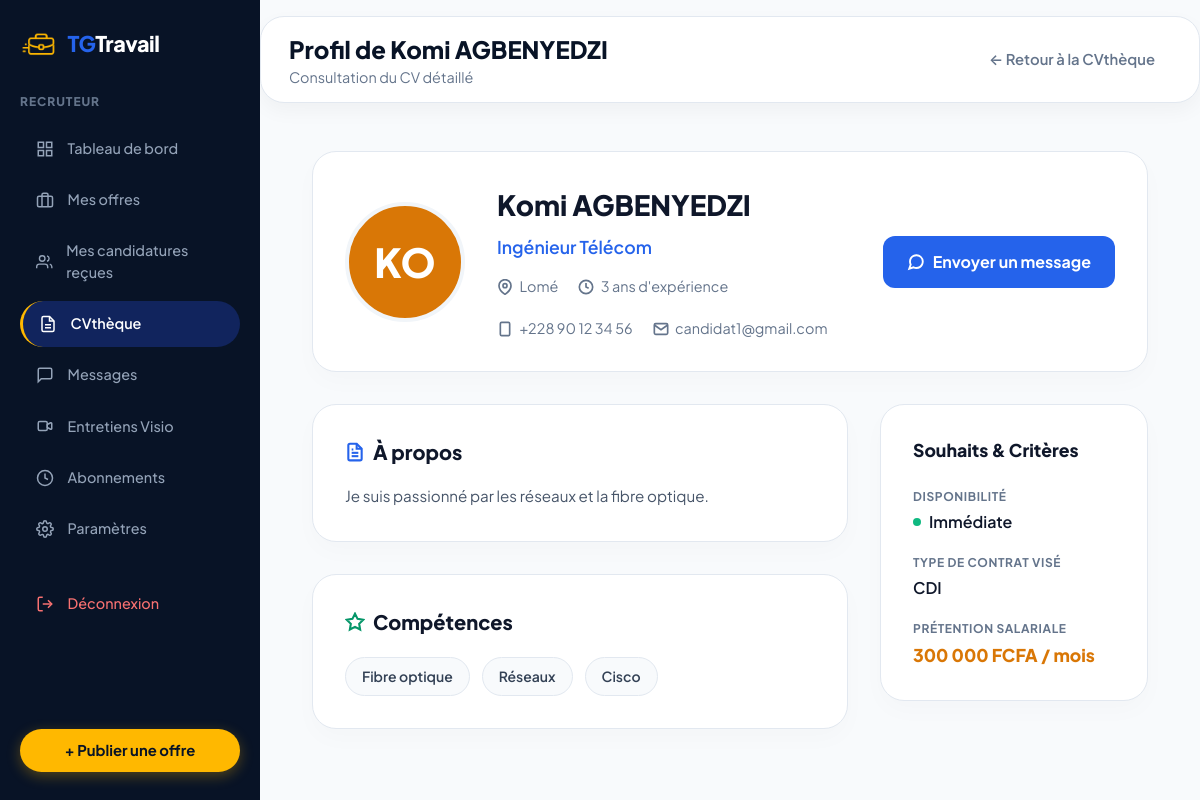
The app's page /recruteur/voir-profil.php?user_id=1 (signed in) with its own data.
### tables this page shows
CREATE TABLE IF NOT EXISTS `candidate_profiles` (
  `id` INT AUTO_INCREMENT PRIMARY KEY,
  `user_id` INT NOT NULL UNIQUE,
  `titre_professionnel` VARCHAR(150) NOT NULL DEFAULT 'Développeuse Web Fullstack',
  `bio` TEXT NULL,
  `ville` VARCHAR(100) NOT NULL DEFAULT 'Lomé',
  `experience_annees` INT NOT NULL DEFAULT 3,
  `disponibilite` VARCHAR(50) NOT NULL DEFAULT 'Immédiate',
  `type_contrat_souhaite` VARCHAR(50) NOT NULL DEFAULT 'CDI',
  `pretention_salariale` INT NOT NULL DEFAULT 200000,
  `competences` TEXT NULL,
  `cv_file` VARCHAR(255) NULL,
  `completion_pct` INT NOT NULL DEFAULT 80,
  `created_at` TIMESTAMP DEFAULT CURRENT_TIMESTAMP,
  `updated_at` TIMESTAMP DEFAULT CURRENT_TIMESTAMP ON UPDATE CURRENT_TIMESTAMP,
  FOREIGN KEY (`user_id`) REFERENCES `users`(`id`) ON DELETE CASCADE
);

CREATE TABLE IF NOT EXISTS `users` (
  `id` INT AUTO_INCREMENT PRIMARY KEY,
  `nom` VARCHAR(150) NOT NULL,
  `email` VARCHAR(191) NOT NULL UNIQUE,
  `password` VARCHAR(255) NOT NULL,
  `role` ENUM('candidat', 'recruteur', 'admin') NOT NULL DEFAULT 'candidat',
  `telephone` VARCHAR(30) NULL,
  `avatar` VARCHAR(255) NULL,
  `statut_compte` ENUM('actif', 'suspendu', 'en_attente') NOT NULL DEFAULT 'actif',
  `created_at` TIMESTAMP DEFAULT CURRENT_TIMESTAMP,
  `updated_at` TIMESTAMP DEFAULT CURRENT_TIMESTAMP ON UPDATE CURRENT_TIMESTAMP
);

### recruteur/voir-profil.php (the view, shortened to what this page needs)
<?php
$db = getDB();
$candidateId = (int)($_GET['user_id'] ?? 0);
$jobId = (int)($_GET['job_id'] ?? 0);
$stmt = $db->prepare("
  SELECT u.nom, u.email, u.telephone, u.avatar,
         p.*
  FROM users u
  LEFT JOIN candidate_profiles p ON u.id = p.user_id
  WHERE u.id = ? AND u.role = 'candidat'
");
$stmt->execute([$candidateId]);
$candidat = $stmt->fetch();
$initials = strtoupper(substr($candidat['nom'], 0, 2));
$bgColors = ['#081326','#1E40AF','#7C3AED','#059669','#DC2626','#D97706','#0369A1'];
$bg = $bgColors[crc32($candidat['nom']) % count($bgColors)];
$skills = array_filter(array_map('trim', explode(',', $candidat['competences'] ?? '')));
require_once __DIR__ . '/../includes/header.php';
?>
<div class="dashboard-wrapper">
  <?php require __DIR__ . '/../includes/recruiter_sidebar.php'; ?>
  <div style="flex:1; display:flex; flex-direction:column; overflow-y:auto; background:#F8FAFC;">
    <div class="dashboard-topbar">
      <div class="dashboard-header-left" style="display:flex; align-items:center; gap:1rem;">
        <div>
        <h1 class="user-greeting">Profil de <?= htmlspecialchars($candidat['nom']) ?></h1>
        <p style="font-size:0.9rem; color:var(--text-muted);">Consultation du CV détaillé</p>
      </div>
      </div>
      <div style="display:flex; align-items:center; gap:1rem;">
        <?php if ($jobId): ?>
          <a href="job_id=<?= $jobId ?>" class="btn-link" style="color:#64748B;">← Retour aux candidatures</a>
        <?php else: ?>
          <a href="../recruteur/cvtheque.php" class="btn-link" style="color:#64748B;">← Retour à la CVthèque</a>
        <?php endif; ?>
      </div>
    </div>
    <div style="padding:2rem; max-width:900px; margin:0 auto; width:100%;">
      <div style="background:#FFF; border:1px solid #E2E8F0; border-radius:24px; padding:2rem; margin-bottom:2rem; display:flex; gap:2rem; align-items:center; box-shadow:0 10px 25px rgba(0,0,0,0.02);">
        <?php if (!empty($candidat['avatar']) && file_exists(__DIR__.'/'.$candidat['avatar'])): ?>
          <img src="<?= htmlspecialchars($candidat['avatar']) ?>" alt="Avatar" style="width:120px; height:120px; border-radius:50%; object-fit:cover; border:4px solid #F1F5F9;">
        <?php else: ?>
          <div style="width:120px; height:120px; border-radius:50%; background:<?= $bg ?>; color:#FFF; display:flex; align-items:center; justify-content:center; font-size:2.5rem; font-weight:800; border:4px solid #F1F5F9;"><?= $initials ?></div>
        <?php endif; ?>
        <div style="flex:1;">
          <h2 style="font-size:1.75rem; font-weight:800; color:#0F172A; margin:0 0 0.5rem 0;"><?= htmlspecialchars($candidat['nom']) ?></h2>
          <p style="font-size:1.1rem; color:#2563EB; font-weight:600; margin:0 0 1rem 0;"><?= htmlspecialchars($candidat['titre_professionnel'] ?? 'En recherche d\'opportunités') ?></p>
          <div style="display:flex; flex-wrap:wrap; gap:1.25rem; font-size:0.9rem; color:#64748B;">
            <span style="display:flex; align-items:center; gap:0.4rem;">
              <svg width="16" height="16" viewBox="0 0 24 24" fill="none" stroke="currentColor" stroke-width="2.5"><path d="M21 10c0 7-9 13-9 13s-9-6-9-13a9 9 0 0 1 18 0z"></path><circle cx="12" cy="10" r="3"></circle></svg>
              <?= htmlspecialchars($candidat['ville'] ?? 'Non spécifié') ?>
            </span>
            <span style="display:flex; align-items:center; gap:0.4rem;">
              <svg width="16" height="16" viewBox="0 0 24 24" fill="none" stroke="currentColor" stroke-width="2.5"><circle cx="12" cy="12" r="10"></circle><polyline points="12 6 12 12 16 14"></polyline></svg>
              <?= $candidat['experience_annees'] ?? 0 ?> ans d'expérience
            </span>
            <span style="display:flex; align-items:center; gap:0.4rem;">
              <svg width="16" height="16" viewBox="0 0 24 24" fill="none" stroke="currentColor" stroke-width="2.5"><rect x="5" y="2" width="14" height="20" rx="2" ry="2"></rect><line x1="12" y1="18" x2="12.01" y2="18"></line></svg>
              <?= htmlspecialchars($candidat['telephone'] ?? 'Non renseigné') ?>
            </span>
            <span style="display:flex; align-items:center; gap:0.4rem;">
              <svg width="16" height="16" viewBox="0 0 24 24" fill="none" stroke="currentColor" stroke-width="2.5"><path d="M4 4h16c1.1 0 2 .9 2 2v12c0 1.1-.9 2-2 2H4c-1.1 0-2-.9-2-2V6c0-1.1.9-2 2-2z"></path><polyline points="22,6 12,13 2,6"></polyline></svg>
              <?= htmlspecialchars($candidat['email']) ?>
            </span>
          </div>
        </div>
        <div style="display:flex; flex-direction:column; gap:0.75rem;">
          <a href="api-start-conversation.php?candidate_id=<?= $candidateId ?>" style="background:#2563EB; color:#FFF; padding:0.875rem 1.5rem; border-radius:12px; font-weight:700; text-decoration:none; display:flex; align-items:center; gap:0.5rem; justify-content:center; transition:background 0.2s;" onmouseover="this.style.background='#1D4ED8'" onmouseout="this.style.background='#2563EB'">
            <svg width="18" height="18" viewBox="0 0 24 24" fill="none" stroke="currentColor" stroke-width="2.5"><path d="M21 11.5a8.38 8.38 0 0 1-.9 3.8 8.5 8.5 0 0 1-7.6 4.7 8.38 8.38 0 0 1-3.8-.9L3 21l1.9-5.7a8.38 8.38 0 0 1-.9-3.8 8.5 8.5 0 0 1 4.7-7.6 8.38 8.38 0 0 1 3.8-.9h.5a8.48 8.48 0 0 1 8 8v.5z"></path></svg>
            Envoyer un message
          </a>
        </div>
      </div>
      <div style="display:grid; grid-template-columns:2fr 1fr; gap:2rem;">
        <div style="display:flex; flex-direction:column; gap:2rem;">
          <div style="background:#FFF; border:1px solid #E2E8F0; border-radius:24px; padding:2rem; box-shadow:0 10px 25px rgba(0,0,0,0.02);">
            <h3 style="font-size:1.25rem; font-weight:800; color:#0F172A; margin:0 0 1rem 0; display:flex; align-items:center; gap:0.5rem;">
              À propos
            </h3>
            <p style="color:#475569; line-height:1.7; margin:0; font-size:0.95rem;">
              <?= !empty($candidat['bio']) ? nl2br(htmlspecialchars($candidat['bio'])) : '<i>Le candidat n\'a pas encore rédigé de biographie.</i>' ?>
            </p>
          </div>
          <div style="background:#FFF; border:1px solid #E2E8F0; border-radius:24px; padding:2rem; box-shadow:0 10px 25px rgba(0,0,0,0.02);">
            <h3 style="font-size:1.25rem; font-weight:800; color:#0F172A; margin:0 0 1.25rem 0; display:flex; align-items:center; gap:0.5rem;">
              <svg width="20" height="20" viewBox="0 0 24 24" fill="none" stroke="#059669" stroke-width="2.5"><polygon points="12 2 15.09 8.26 22 9.27 17 14.14 18.18 21.02 12 17.77 5.82 21.02 7 14.14 2 9.27 8.91 8.26 12 2"></polygon></svg>
              Compétences
            </h3>
            <?php if (!empty($skills)): ?>
              <div style="display:flex; flex-wrap:wrap; gap:0.75rem;">
                <?php foreach ($skills as $s): ?>
                  <span style="background:#F8FAFC; border:1px solid #E2E8F0; color:#334155; padding:0.5rem 1rem; border-radius:99px; font-weight:600; font-size:0.875rem;">
                    <?= htmlspecialchars($s) ?>
                  </span>
                <?php endforeach; ?>
              </div>
            <?php else: ?>
              <p style="color:#94A3B8; font-size:0.95rem; margin:0;"><i>Aucune compétence renseignée.</i></p>
            <?php endif; ?>
          </div>
        </div>
        <div>
          <div style="background:#FFF; border:1px solid #E2E8F0; border-radius:24px; padding:2rem; box-shadow:0 10px 25px rgba(0,0,0,0.02); position:sticky; top:2rem;">
            <h3 style="font-size:1.1rem; font-weight:800; color:#0F172A; margin:0 0 1.5rem 0;">Souhaits & Critères</h3>
            <div style="display:flex; flex-direction:column; gap:1.25rem;">
              <div>
                <span style="display:block; font-size:0.75rem; font-weight:700; color:#64748B; text-transform:uppercase; letter-spacing:0.05em; margin-bottom:0.25rem;">Disponibilité</span>
                <div style="display:flex; align-items:center; gap:0.5rem;">
                  <span style="width:8px; height:8px; background:#10B981; border-radius:50%;"></span>
                  <span style="font-weight:600; color:#0F172A;"><?= htmlspecialchars($candidat['disponibilite'] ?? 'Non spécifié') ?></span>
                </div>
              </div>
              <div>
                <span style="display:block; font-size:0.75rem; font-weight:700; color:#64748B; text-transform:uppercase; letter-spacing:0.05em; margin-bottom:0.25rem;">Type de contrat visé</span>
                <span style="font-weight:600; color:#0F172A;"><?= htmlspecialchars($candidat['type_contrat_souhaite'] ?? 'Non spécifié') ?></span>
              </div>
              <div>
                <span style="display:block; font-size:0.75rem; font-weight:700; color:#64748B; text-transform:uppercase; letter-spacing:0.05em; margin-bottom:0.25rem;">Prétention salariale</span>
                <span style="font-weight:800; color:#D97706; font-size:1.1rem;">
                  <?= !empty($candidat['pretention_salariale']) ? number_format((float)$candidat['pretention_salariale'], 0, ',', ' ') . ' FCFA / mois' : 'À négocier' ?>
                </span>
              </div>
            </div>
          </div>
        </div>
      </div>
    </div>
  </div>
</div>
<?php require_once __DIR__ . '/../includes/footer.php'; ?>

### css/style.css (style rules this page uses)
:root { --color-primary-dark: #081326; --color-primary-navy: #0C1E3C; --color-primary-blue: #1E40AF; --color-primary-hover: #1D4ED8; --color-accent-yellow: #FFB800; --color-accent-yellow-hover: #E5A500; --color-accent-orange: #F97316; --bg-page: #F8FAFC; --bg-surface: #FFFFFF; --bg-surface-secondary: #F1F5F9; --border-light: #E2E8F0; --border-subtle: #F1F5F9; --text-main: #0F172A; --text-muted: #64748B; --text-light: #94A3B8; --status-green-bg: #ECFDF5; --status-green-text: #059669; --status-green-border: #A7F3D0; --status-blue-bg: #EFF6FF; --status-blue-text: #2563EB; --status-purple-bg: #FAF5FF; --status-purple-text: #9333EA; --status-orange-bg: #FFFBEB; --status-orange-text: #D97706; --status-red-bg: #FEF2F2; --status-red-text: #DC2626; --font-family: 'Plus Jakarta Sans', 'Outfit', system-ui, -apple-system, sans-serif; --radius-sm: 8px; --radius-md: 12px; --radius-lg: 16px; --radius-xl: 24px; --radius-pill: 9999px; --shadow-sm: 0 1px 2px 0 rgba(0, 0, 0, 0.05); --shadow-md: 0 4px 6px -1px rgba(0, 0, 0, 0.08), 0 2px 4px -1px rgba(0, 0, 0, 0.04); --shadow-lg: 0 10px 15px -3px rgba(0, 0, 0, 0.08), 0 4px 6px -2px rgba(0, 0, 0, 0.03); --shadow-card: 0 10px 30px -10px rgba(0, 0, 0, 0.06); --shadow-dropdown: 0 20px 25px -5px rgba(0, 0, 0, 0.1), 0 10px 10px -5px rgba(0, 0, 0, 0.04); --max-width: 1240px; }
*, *::before, *::after { box-sizing: border-box; margin: 0; padding: 0; }
body { font-family: var(--font-family); background-color: var(--bg-page); color: var(--text-main); line-height: 1.5; -webkit-font-smoothing: antialiased; min-height: 100vh; display: flex; flex-direction: column; }
a { color: inherit; text-decoration: none; }
.btn-link { font-size: 0.925rem; font-weight: 600; color: var(--text-main); padding: 0.5rem 1rem; border-radius: var(--radius-pill); transition: all 0.2s ease; }
.dashboard-wrapper { display: flex; min-height: 100vh; background-color: var(--bg-body); }
body.role-recruteur .dashboard-wrapper { min-height: 100vh; }
.dashboard-topbar { display: flex; align-items: center; justify-content: space-between; margin-bottom: 2rem; padding: 0.85rem 1.75rem; position: sticky; top: 1rem; z-index: 50; background-color: var(--bg-surface); border: 1px solid var(--border-light); border-radius: var(--radius-xl); box-shadow: 0 8px 20px rgba(0, 0, 0, 0.04); }
.user-greeting { font-size: 1.5rem; font-weight: 800; color: var(--color-primary-dark); }

### records on screen
candidate_profiles: user.nom "Komi AGBENYEDZI", user.nom "KO", titre_professionnel "Ingénieur Télécom", ville "Lomé", experience_annees "3", user.telephone "+228 90 12 34 56", user.email "candidat1@gmail.com", bio "Je suis passionné par les réseaux et la fibre optique.", competences "Fibre optique", competences "Réseaux", competences "Cisco", disponibilite "Immédiate", type_contrat_souhaite "CDI", pretention_salariale "300 000"
